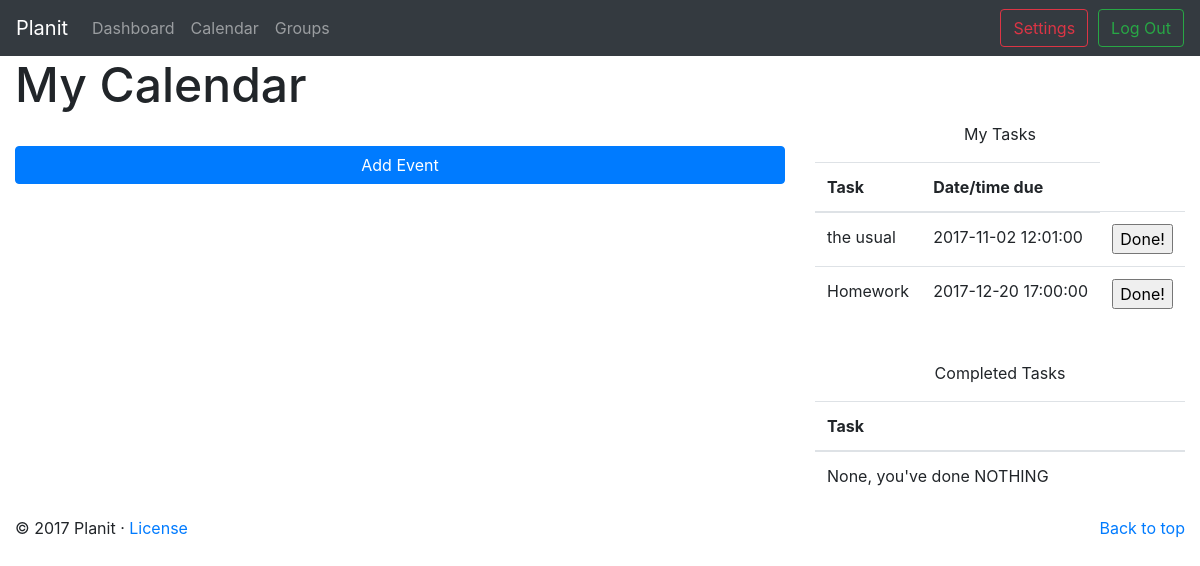
The app's page /content/calendar.php (signed in) with its own data.
### tables this page shows
create table if not exists `tasks` (
	`task_id` integer auto_increment primary key,
	`username` char(40) references users(username),
	`task_name` varchar(40) not null,
	`deadline` datetime,
	`description` varchar(140),
	`ETA` varchar(40),
    `complete` tinyint(1) not null default 0
);

### php/taskHandler.php (the view, shortened to what this page needs)
<?php
    $connection = mysqli_connect('localhost', 'root', 'password', 'planit');
	$query = "SELECT * FROM tasks WHERE username = '{$_SESSION['login_user']}' ";
	$res = mysqli_query($connection, $query);
    echo "
    <p> My Tasks </p>
    <table class=\"table\">
        <thead>
            <tr>
                <th>Task</th>
                <th>Date/time due</th>
            </tr>
        </thead>
        <tbody>
    ";
            while ($row = mysqli_fetch_array($res, MYSQLI_NUM)){
                if($row[6] == 0){
                    echo "<tr>";
                    echo "<td>";
                    echo $row[2];
                    echo "</td>";
                    echo "<td>";
                    echo $row[3];
                    echo "</td>";
                    echo "<td>";
                    echo "<input type=\"submit\" class=\"button\" name=\"".$row[0]."\" value=\"Done!\"/>";
                    echo "</td>";
                    echo "</tr>";
                }
            }
    echo "
        </tbody>
    </table>
    <br>
    ";
    echo "
    <p> Completed Tasks </p>
    <table class=\"table\">
        <thead>
            <tr>
                <th>Task</th>
            </tr>
        </thead>
        <tbody>
    ";
            $alldone = True;
                if($alldone){
                    echo "<tr>";
                    echo "<td>";
                    echo "None, you've done NOTHING";
                    echo "</td>";
                    echo "</tr>";
                }
    echo "
        </tbody>
    </table>
    ";
?>

### records on screen
tasks: task_name "the usual", deadline "2017-11-02 12:01:00"
tasks: task_name "Homework", deadline "2017-12-20 17:00:00"
